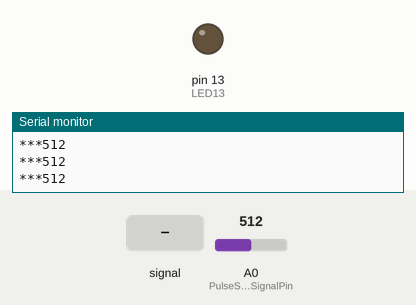
This sketch was run on a simulated Arduino Uno, built with avr-gcc and run on an emulated ATmega328P. Parts: output pins drawn as LEDs (lit = HIGH), the last lines printed to the serial monitor. Dashed ring = blinking. The test bench sets the inputs (shaded band); at power-on: A0 (PulseSensorSignalPin) = 512.

Above: at 1.2 s.
1.3 s: A0 (PulseSensorSignalPin) fed a 200 Hz sine of ±81 counts around its level
At 1.37 s:
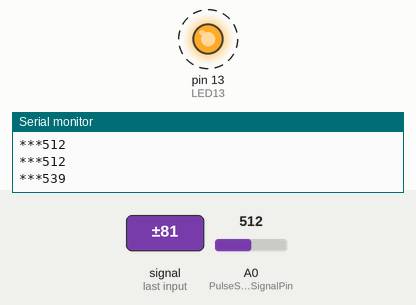
4.3 s: A0 (PulseSensorSignalPin) set to 710
At 4.3 s:
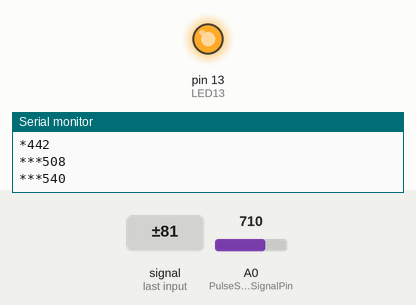
6.2 s: A0 (PulseSensorSignalPin) fed a 1000 Hz sine of ±255 counts around its level
At 6.42 s:
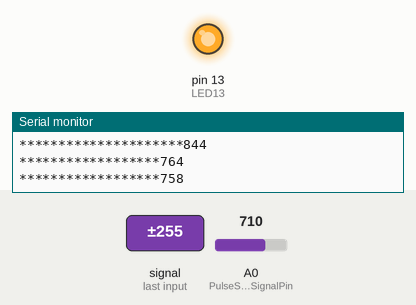
9.2 s: A0 (PulseSensorSignalPin) fed a 50 Hz sine of ±306 counts around its level
At 10.0 s:
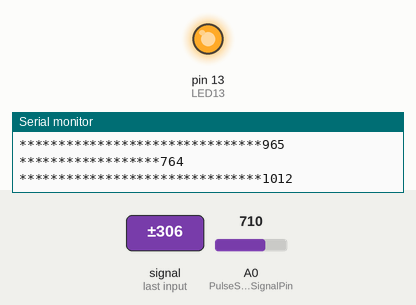
12.2 s: A0 (PulseSensorSignalPin) set to 565
13.7 s: A0 (PulseSensorSignalPin) set to 538
At 14.6 s:
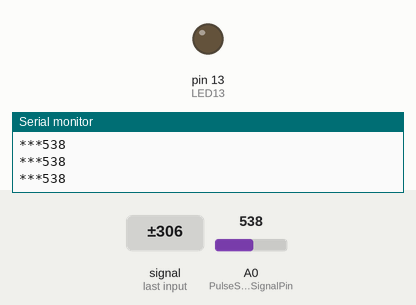
Timing chart, 0 to 16.2 s (numbered marks = the images above; inputs shaded):
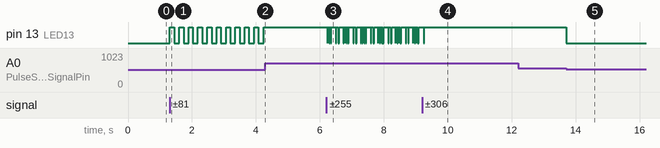

Measured:
- the behaviour switches between 551 and 550 on A0 (PulseSensorSignalPin) (found by bisection; images 4 and 5)
- after the input at 1.3 s, pin 13 (LED13): alternates HIGH for 0.13 s and LOW for 0.16 s, starting at once
- after the input at 4.3 s, pin 13 (LED13): stops changing and stays HIGH
- after the input at 6.2 s, pin 13 (LED13): HIGH → LOW at once, then repeats every 0.55 s: HIGH 0.04 s, LOW 0.01 s, HIGH 0.03 s, LOW 0.02 s, HIGH 0.14 s, LOW 0.02 s, HIGH 0.06 s, LOW 0.02 s, HIGH 0.13 s, LOW 0.01 s, HIGH 0.05 s, LOW 0.01 s
- after the input at 9.2 s, pin 13 (LED13): goes on until 9.3 s, then stays HIGH
- after the input at 13.7 s, pin 13 (LED13): HIGH → LOW at once

The sketch:

heart_rate.ino
```cpp
int PulseSensorSignalPin = 0;
int LED13 = 13;

int Signal;
int Threshold = 550;

void setup() {
  pinMode(LED13,OUTPUT);
   Serial.begin(9600);

}

void loop() {
  Signal = analogRead(PulseSensorSignalPin);

   if(Signal > Threshold){
     digitalWrite(LED13,HIGH);
     if(Signal > 950)
      Serial.println("*******************************" + String(Signal));
     else if(Signal > 900)
      Serial.println("****************************" + String(Signal));
     else if(Signal > 850)
      Serial.println("*************************" + String(Signal));
     else if(Signal > 800)
      Serial.println("*********************" + String(Signal));
     else if(Signal > 750)
      Serial.println("******************" + String(Signal));
     else if(Signal > 700)
      Serial.println("***************" + String(Signal));
   } else {
     digitalWrite(LED13,LOW);
     if(Signal > 650)
      Serial.println("************" + String(Signal));
     else if(Signal > 600)
      Serial.println("*********" + String(Signal));
     else if(Signal > 550)
      Serial.println("******" + String(Signal));
     else if(Signal > 500)
      Serial.println("***" + String(Signal));
     else if(Signal < 450)
      Serial.println("*" + String(Signal));
   }

delay(10);
}
```
